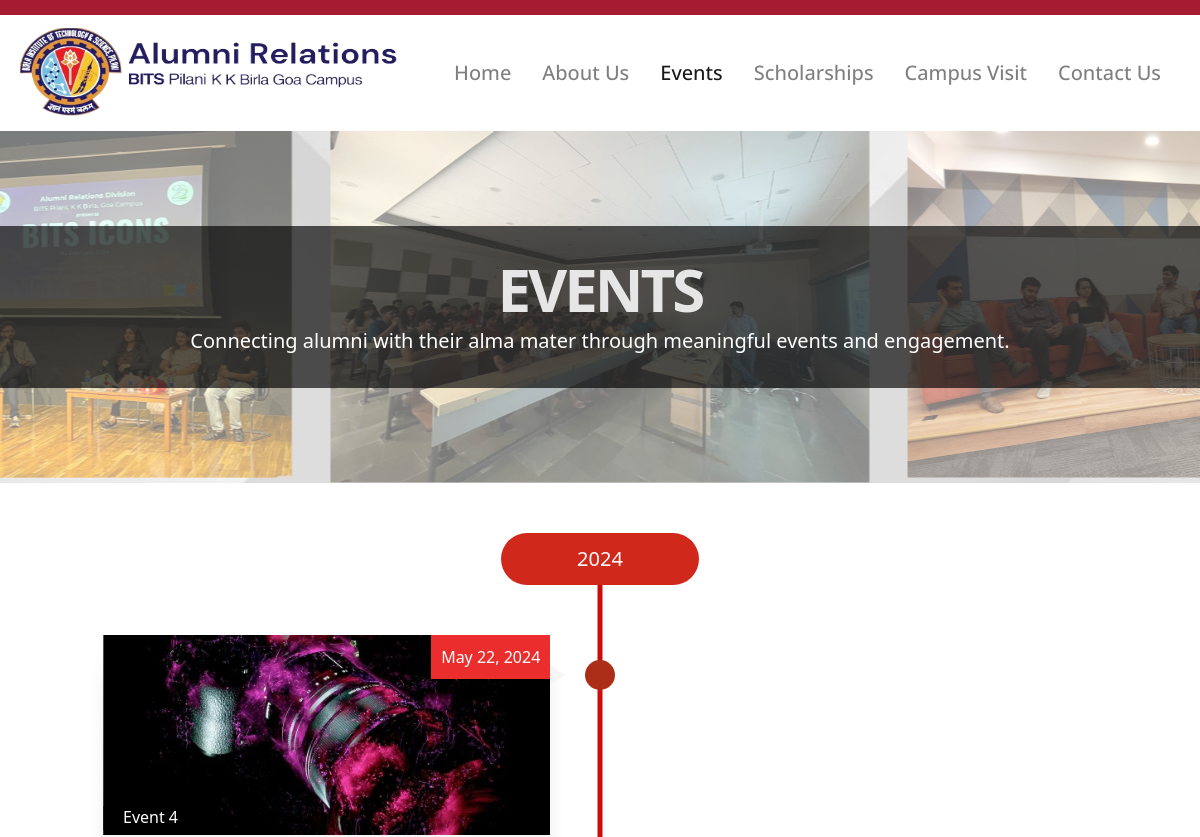
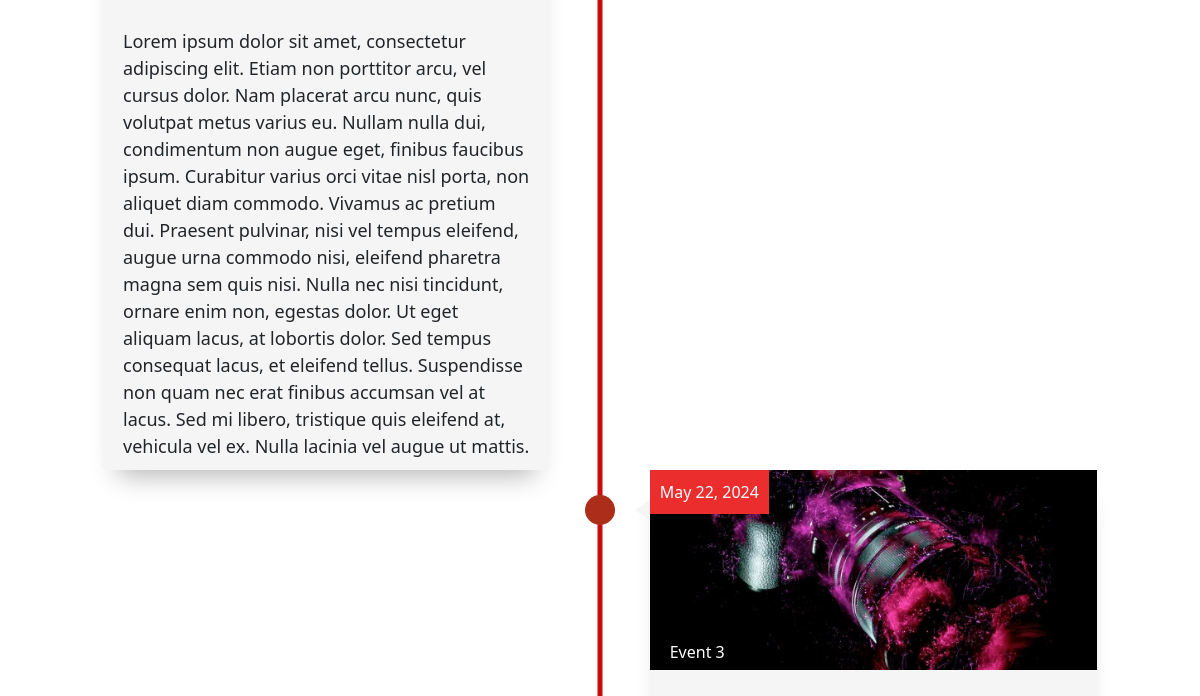
Page /events/ (upper part) on the earlier database version (2 pictures, top to bottom).
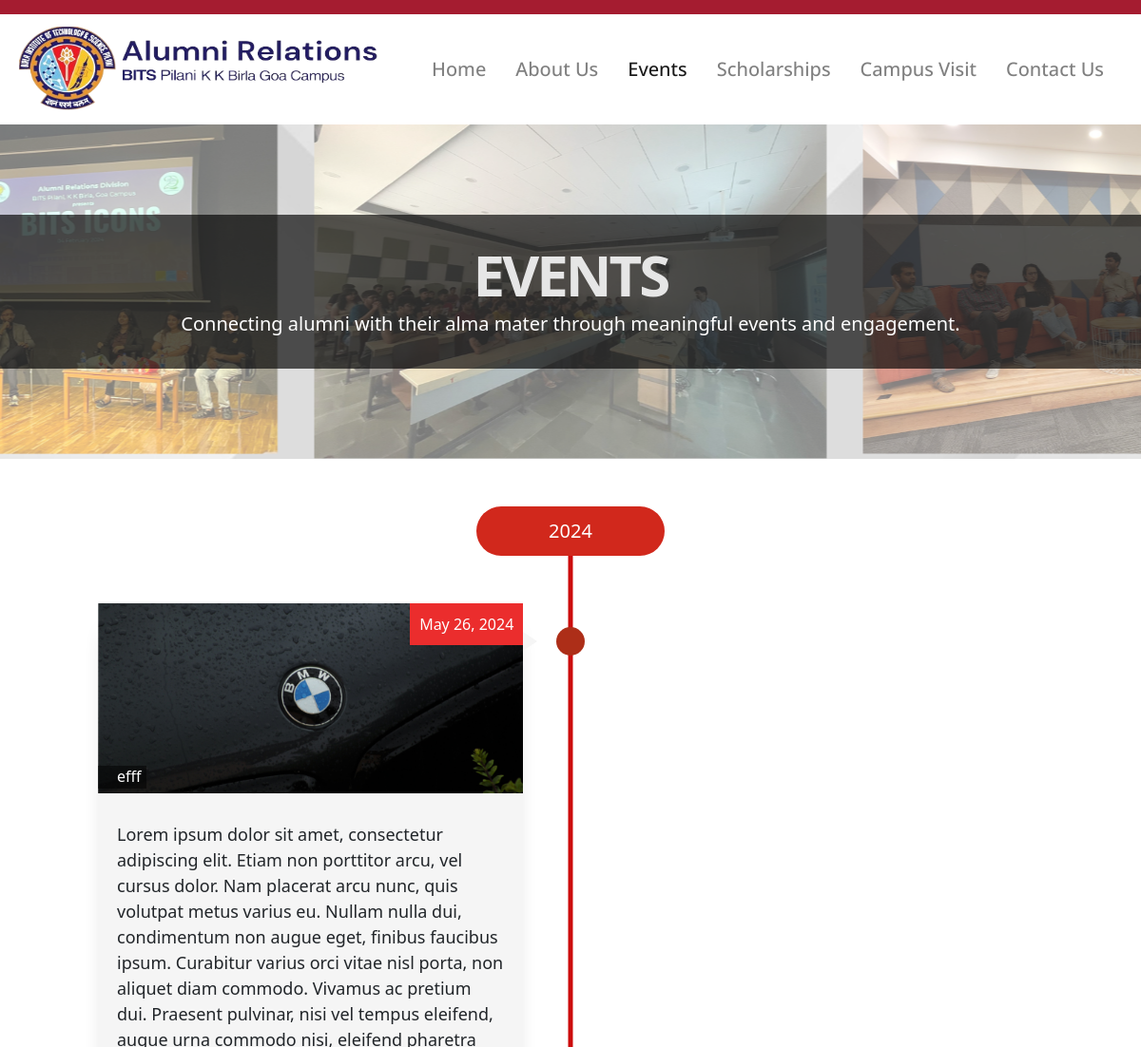
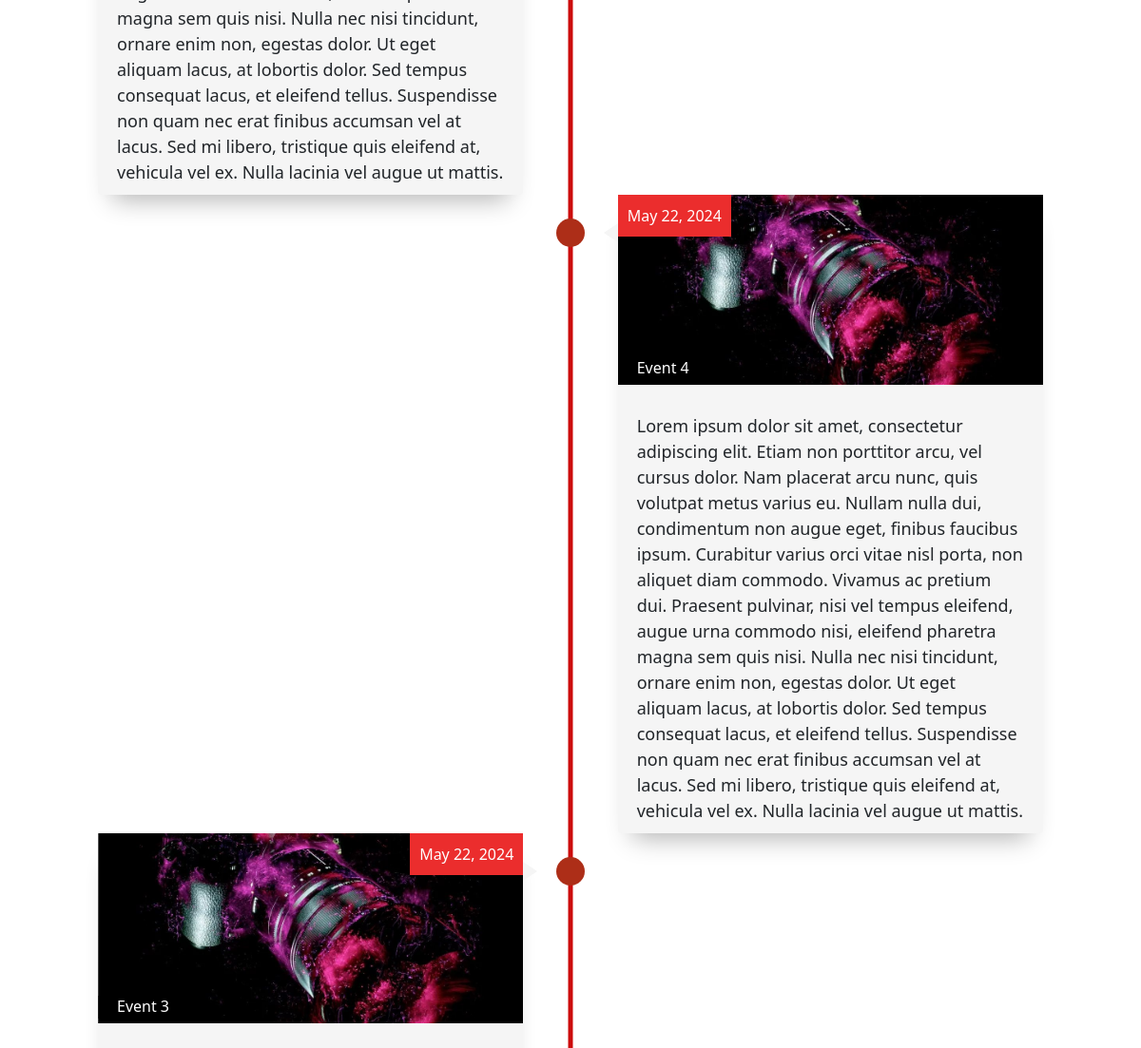
Same page on the later database version (2 pictures, top to bottom).
### base/models.py (models this page shows, shortened)
class event(models.Model):
    title = models.CharField(max_length=254, null=False, blank=False)
    image = models.ImageField(upload_to="eventsImages/")
    content = models.CharField(max_length=1016, null=False, blank=False)
    date = models.DateField()
    updated = models.DateTimeField(auto_now=True)

### base/views.py (the view)
# urls.py: path('events/', eventView, name="events"),
def eventView(request):
    current_year = datetime.datetime.now().year
    eventObjects = event.objects.filter(date__year=current_year)[::-1]
    context = {"events": eventObjects,
               "currentYear": current_year,
               "prevYear": current_year-1}
    return render(request, 'base/events.html', context)

### base/templates/base/events.html (shortened to what this page needs)
{%extends "base/base.html"%}
{%load static%}
{% block extrahead %}
  <link rel="stylesheet" href="{% static 'css/events.css' %}">
  <link rel="stylesheet" href="{% static 'css/aboutUs.css' %}">
    <link href="https://cdn.jsdelivr.net/npm/tailwindcss@2.2.16/dist/tailwind.min.css" rel="stylesheet">
{% endblock %}
{%block content%}
<section class="w-full py-12 md:py-24 lg:py-32 bg-center bg-cover " style="background-image: url('/static/images/eventsBanner.png');">
  <div class="container flex flex-col items-center px-4 md:px-6 space-y-4 mx-auto">
    <div class="text-center space-y-2">
      <h1 class="text-4xl font-bold tracking-tighter sm:text-4xl md:text-6xl" style="color: #e6e6e6;">Events</h1>
      <p class="text-gray-500 md:text-xl dark:text-gray-400"; style="color: rgb(255, 255, 255);">
        Connecting alumni with their alma mater through meaningful events and engagement.
      </p>
    </div>
  </div>
</section>
<section style="height: 50px;">
</section>
<section class="timeline">
  <div
    class="container text-center"
    style="
      margin-bottom: 20px;
      position: relative;
      z-index: 1;
      justify-content: center;
    "
  >
    <button
      class="btn btn-lg"
      style="
        background-color: #d1281c;
        border-radius: 50px;
        width: 20%;
        justify-content: center;
        align-items: center;
      "
    >
      <h3 style="color: #ffffff; margin-bottom: 5px; margin-top: 5px">
        {{currentYear}}
      </h3>
    </button>
  </div>
  <div class="container" style="margin-top: 50px; margin-bottom: 50px; position: relative">
    {%for event in events%}
      <div class="timeline-item">
        <div class="timeline-img">
        </div>
        <div class="timeline-content timeline-card js--fadeInRight">
          <div class="timeline-img-header">
            <div class="imageContainer">
              <img class="imageData" src="{{event.image.url}}" alt="img">
            </div>
            <h2 class="title-background">{{event.title}}</h2>
          </div>
          <div class="date">{{event.date}}</div>
          <p>
            {{event.content}}
          </p>
        </div>
      </div>
    {%endfor%}
  </div>
</section>
{%endblock%}

### base/templates/base/base.html (shortened to what this page needs)
{%load static%}
<!DOCTYPE html>
<html>
  <head>
    <link rel="stylesheet" href="https://maxcdn.bootstrapcdn.com/bootstrap/4.5.2/css/bootstrap.min.css">
    <link rel="stylesheet" type="text/css" href="{%static 'css/styles.css'%}">
    <link rel="stylesheet" href="https://cdn.jsdelivr.net/npm/bootstrap@4.4.1/dist/css/bootstrap.min.css">
    <link rel="stylesheet" href="https://use.fontawesome.com/releases/v5.0.8/css/all.css">
    <link rel="stylesheet" href="https://cdnjs.cloudflare.com/ajax/libs/font-awesome/6.5.2/css/all.min.css" />
    {% block extrahead %}
    {% endblock %}
  </head>
  <body>
    <section>
      <header>
        <div class="red-bar"></div>
        <div class="container-fluid-navbar">
          <nav class="navbar navbar-expand-lg navbar-light">
            <a class="navbar-brand" style="margin-left:4px" href="{%url 'frontPage'%}">
              <img src="{%static 'images/alumniRelations.png'%}" alt="Logo" class="navbar-brand-img">
            </a>
            <div class="collapse navbar-collapse justify-content-end" id="navbarNav">
              <ul class="navbar-nav">
                <li id="id_home" class="nav-item active">
                  <a href="{%url 'frontPage'%}" class="nav-link">Home</a>
                </li>
                <li id="id_aboutUs" class="nav-item">
                  <a href="{%url 'aboutUs'%}" class="nav-link">About Us</a>
                </li>
                <li id="id_events" class="nav-item">
                  <a href="{%url 'events'%}" class="nav-link">Events</a>
                </li>
                <li id="id_scholarships" class="nav-item">
                  <a href="{%url 'scholarships'%}" class="nav-link">Scholarships</a>
                </li>
                <li id="id_campusVisit" class="nav-item">
                  <a href="{%url 'campusVisitFront'%}" class="nav-link">Campus Visit</a>
                </li>
                <li id="id_contactUs" class="nav-item">
                  <a href="{%url 'contact'%}" class="nav-link">Contact Us</a>
                </li>
              </ul>
            </div>
          </nav>
        </div>
      </header>
    </section>
    {%block content%}
    {%endblock%}
  </body>
</html>

### base/static/css/styles.css (style rules this page uses)
body { font-family: Arial, sans-serif; max-width: 100%; overflow-x: hidden; margin: 0; padding: 0; box-sizing: border-box; }
.container { width: 90%; margin: 0 auto; max-width: 1200px; }
.navbar { background-color: #FFFFFF; margin-bottom: 0; padding: 0rem 1rem; }
.navbar-brand { min-height: 40px; }
.navbar-brand .navbar-brand-img { height: 90px; width: 378px; }
.red-bar { background-color: #A51C30; height: 15px; width: 100%; top: 0; left: 0; z-index: 1000; }
.navbar-nav .nav-item { margin-right: 10px; }
.navbar-nav { justify-content: center; }
.navbar-nav .nav-link { white-space: nowrap; position: relative; }
.navbar-nav .nav-item { margin-right: 15px; }
.navbar-nav .nav-link { font-family: 'Open Sans', sans-serif; font-size: 20px; font-weight: 405; }

### base/static/css/events.css (style rules this page uses)
html, body { overflow-x: hidden; }
h1 { font-size: 200%; text-transform: uppercase; letter-spacing: 3px; font-weight: 400; }
.timeline-img { width: 30px; height: 30px; background: #ad2e18; border-radius: 50%; position: absolute; left: 50%; margin-top: 25px; margin-left: -15px; object-fit: cover; object-position: center; }
.timeline-img-header { background: linear-gradient(rgba(0, 0, 0, 0), rgba(0, 0, 0, 0.4)); background-size: cover; height: 200px; position: relative; margin-bottom: 20px; overflow: hidden; }
.timeline-img-header img { width: 100%; height: auto; position: absolute; top: 50%; left: 50%; transform: translate(-50%, -50%); object-fit: contain; margin: 0 auto; }
.timeline { position: relative; }
.timeline::before { content: ""; background: #cc0c0c; width: 5px; height: calc(100% - 30px); position: absolute; left: 50%; top: 15px; transform: translateX(-50%); }
.container.text-center { margin-bottom: -20px; }
.timeline-item:nth-child(even) .timeline-content { float: right; padding: 40px 30px 10px 30px; }
.timeline-item:nth-child(even) .timeline-content .date { right: auto; left: 0; }
.timeline-item:nth-child(even) .timeline-content::after { content: ""; position: absolute; border-style: solid; width: 0; height: 0; top: 30px; left: -15px; border-width: 10px 15px 10px 0; border-color: transparent #f5f5f5 transparent transparent; }
.timeline-item::after { content: ""; display: block; clear: both; }
.timeline-content { position: relative; width: 45%; padding: 10px 30px; border-radius: 4px; background: #f5f5f5; box-shadow: 0 20px 25px -15px rgba(0, 0, 0, 0.3); }
.timeline-content::after { content: ""; position: absolute; border-style: solid; width: 0; height: 0; top: 30px; right: -15px; border-width: 10px 0 10px 15px; border-color: transparent transparent transparent #f5f5f5; }
.timeline-img { width: 30px; height: 30px; background: #ad2e18; border-radius: 50%; position: absolute; left: 50%; margin-top: 25px; margin-left: -15px; }
.timeline-card { padding: 0 !important; }
.timeline-card p { padding: 10px 20px; font-size: large; }
.timeline-item .timeline-img-header { background: linear-gradient(rgba(0, 0, 0, 0), rgba(0, 0, 0, 0.4)); background-size: cover; }
.timeline-img-header { height: 200px; position: relative; margin-bottom: 20px; }
.timeline-img-header h2 { color: #ffffff; position: absolute; bottom: 5px; padding-left: 20px; padding-top: 2.5px; padding-bottom: 2.5px; padding-right: 5px; }
.date { background: #eb2d2d; display: inline-block; color: #ffffff; padding: 10px; position: absolute; top: 0; right: 0; }
.imageContainer { width: 100%; height: 200px; overflow: hidden; position: relative; }
.imageData { width: auto; height: 100%; position: absolute; left: 50%; top: 50%; transform: translate(-50%, -50%); }
.title-background { background-color: #00000082; }

Differences in the rows shown:
added event: image (picture), title "efff", date "May 26, 2024", content "Lorem ipsum dolor sit amet, consectetur adipiscing elit. Etiam non porttitor arcu, vel cursus dolor. Nam placerat arcu nunc, quis volutpat metus varius eu. Nullam nulla dui, condimentum non augue eget, finibus faucibus ipsum. Curabitur varius orci vitae nisl porta, non aliquet diam commodo. Vivamus ac pretium dui. Praesent pulvinar, nisi vel tempus eleifend, augue urna commodo nisi, eleifend pharetra magna sem quis nisi. Nulla nec nisi tincidunt, ornare enim non, egestas dolor. Ut eget aliquam lacus, at lobortis dolor. Sed tempus consequat lacus, et eleifend tellus. Suspendisse non quam nec erat finibus accumsan vel at lacus. Sed mi libero, tristique quis eleifend at, vehicula vel ex. Nulla…"
